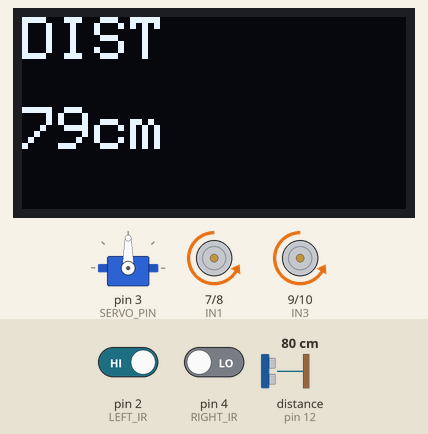
This sketch was run on a simulated Arduino Uno, built with avr-gcc and run on an emulated ATmega328P. On the bench: servo, 128×64 one-colour display, motor-driver pin pairs drawn as motors (green arrow = first pin HIGH = forward, orange = second pin HIGH = backward, longer = more drive, scaled by the enable pin). Wiring (inferred from the names in the program): ultrasonic range finder: trigger pin 11; echo pin 12. The inputs (shaded band) are chosen by the test bench; at power-on: distance to the obstacle (sensor on pin 12) 80 cm, pin 2 (LEFT_IR) HIGH, pin 4 (RIGHT_IR) LOW. The echo pulse lasts 58.3 µs per cm.

Above: at 0.58 s.
1.3 s: distance to the obstacle (sensor on pin 12) set to 12 cm
At 2.7 s:
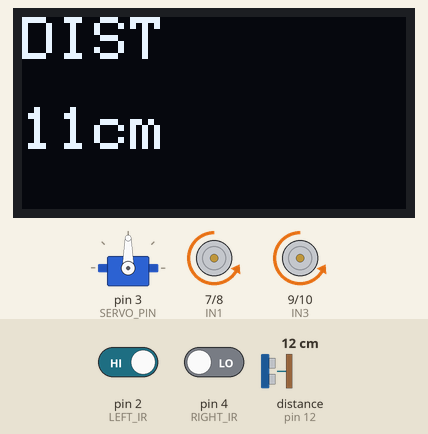
3.0 s: distance to the obstacle (sensor on pin 12) set to 9 cm
At 4.2 s:
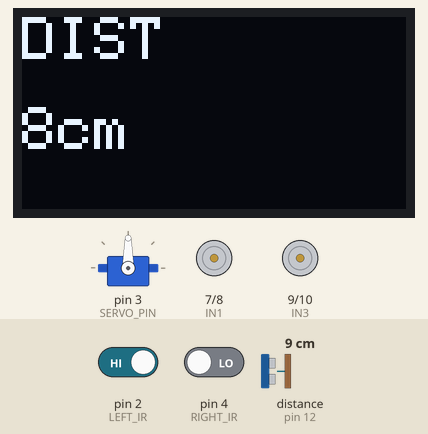
4.5 s: distance to the obstacle (sensor on pin 12) set to 2 cm
At 6.0 s:
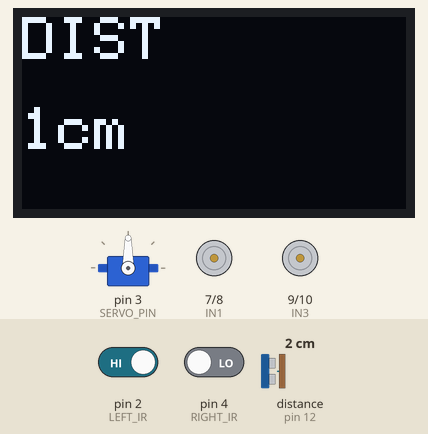
Timing chart, 0 to 7.5 s (numbered marks = the images above; inputs shaded):
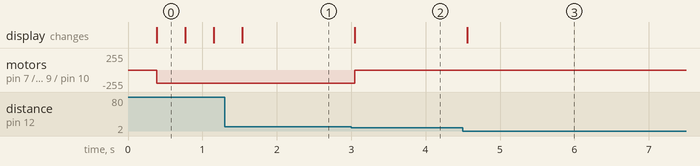

Measured:
- the behaviour switches between 11 and 10 cm on distance to the obstacle (sensor on pin 12) (found by bisection; images 1 and 2)
- after the input at 1.3 s, the display: changes after 0.23 s (image 1)
- after the input at 3.0 s, motor on pin 7 (IN1) / pin 8 (IN2), motor on pin 9 (IN3) / pin 10 (IN4): backward 200/255 → stopped after 0.05 s; the display: changes after 0.05 s (image 2)
- after the input at 4.5 s, the display: changes after 0.06 s (image 3)

The sketch:

Human_following.ino
```cpp
#include <Servo.h>
#include <Wire.h>
#include <Adafruit_GFX.h>
#include <Adafruit_SSD1306.h>

#define SCREEN_WIDTH 128
#define SCREEN_HEIGHT 64

Adafruit_SSD1306 display(
SCREEN_WIDTH,
SCREEN_HEIGHT,
&Wire,
-1);

Servo scanner;

//---------------PIN----------------

#define LEFT_IR 2
#define SERVO_PIN 3
#define RIGHT_IR 4

#define ENA 5
#define ENB 6

#define IN1 7
#define IN2 8

#define IN3 9
#define IN4 10

#define TRIG 11
#define ECHO 12

//----------------------------------

#define MOTOR_SPEED 255
#define TURN_SPEED 200

#define MIN_DISTANCE 10
#define MAX_DISTANCE 30

//----------------------------------

void setup()
{
  Serial.begin(9600);

  pinMode(LEFT_IR, INPUT);
  pinMode(RIGHT_IR, INPUT);

  pinMode(TRIG, OUTPUT);
  pinMode(ECHO, INPUT);

  pinMode(ENA, OUTPUT);
  pinMode(ENB, OUTPUT);

  pinMode(IN1, OUTPUT);
  pinMode(IN2, OUTPUT);

  pinMode(IN3, OUTPUT);
  pinMode(IN4, OUTPUT);

  scanner.attach(SERVO_PIN);
  scanner.write(90);

  display.begin(
    SSD1306_SWITCHCAPVCC,
    0x3C);

  display.clearDisplay();
  display.display();

  stopRobot();
}

//----------------------------------

float getDistance()
{
  digitalWrite(TRIG, LOW);
  delayMicroseconds(2);

  digitalWrite(TRIG, HIGH);
  delayMicroseconds(10);

  digitalWrite(TRIG, LOW);

  long duration = pulseIn(ECHO, HIGH, 30000);

  if(duration == 0)
    return 100;

  return duration * 0.034 / 2;
}

//----------------------------------

float scanAt(int angle)
{
  scanner.write(angle);
  delay(300);

  return getDistance();
}

//----------------------------------

void showDistance(float d)
{
  display.clearDisplay();

  display.setTextSize(2);
  display.setTextColor(WHITE);

  display.setCursor(0,0);
  display.print("DIST");

  display.setCursor(0,30);
  display.print((int)d);
  display.print("cm");

  display.display();
}

//----------------------------------

void moveForward()
{
  digitalWrite(IN1,HIGH);
  digitalWrite(IN2,LOW);

  digitalWrite(IN3,LOW);
  digitalWrite(IN4,HIGH);

  analogWrite(ENA,MOTOR_SPEED);
  analogWrite(ENB,MOTOR_SPEED);
}

//----------------------------------

void moveBackward()
{
  digitalWrite(IN1,LOW);
  digitalWrite(IN2,HIGH);

  digitalWrite(IN3,HIGH);
  digitalWrite(IN4,LOW);

  analogWrite(ENA,MOTOR_SPEED);
  analogWrite(ENB,MOTOR_SPEED);
}

//----------------------------------

void turnLeft()
{
  digitalWrite(IN1,HIGH);
  digitalWrite(IN2,LOW);

  digitalWrite(IN3,HIGH);
  digitalWrite(IN4,LOW);

  analogWrite(ENA,TURN_SPEED);
  analogWrite(ENB,TURN_SPEED);
}

//----------------------------------

void turnRight()
{
  digitalWrite(IN1,LOW);
  digitalWrite(IN2,HIGH);

  digitalWrite(IN3,LOW);
  digitalWrite(IN4,HIGH);

  analogWrite(ENA,TURN_SPEED);
  analogWrite(ENB,TURN_SPEED);
}

//----------------------------------

void stopRobot()
{
  digitalWrite(IN1,LOW);
  digitalWrite(IN2,LOW);

  digitalWrite(IN3,LOW);
  digitalWrite(IN4,LOW);

  analogWrite(ENA,0);
  analogWrite(ENB,0);
}

//----------------------------------

void loop()
{
  float distance = scanAt(90);

  showDistance(distance);

  int leftIR = digitalRead(LEFT_IR);
  int rightIR = digitalRead(RIGHT_IR);

  // Stop if too close

  if(distance > 0 && distance < MIN_DISTANCE)
  {
    stopRobot();
  }

  // Turn Left

  else if(leftIR == LOW && rightIR == HIGH)
  {
    turnLeft();
  }

  // Turn Right

  else if(leftIR == HIGH && rightIR == LOW)
  {
    turnRight();
  }

  // Follow

  else if(distance >= MIN_DISTANCE &&
          distance <= MAX_DISTANCE)
  {
    moveForward();
  }

  // Search

  else
  {
    stopRobot();

    float leftDistance = scanAt(0);
    float rightDistance = scanAt(180);

    scanner.write(90);

    if(leftDistance > rightDistance)
    {
      turnLeft();
      delay(300);
    }
    else
    {
      turnRight();
      delay(300);
    }

    stopRobot();
  }

  delay(50);
}
```
